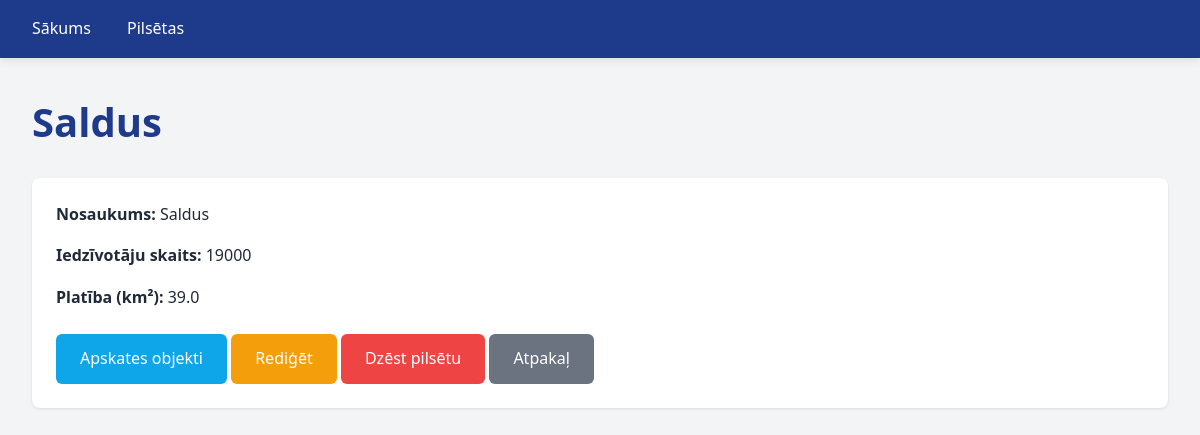
The app's page /pilsetas/17 with its own data.
### tables this page shows
CREATE TABLE pilsetas (
	id INTEGER NOT NULL PRIMARY KEY AUTOINCREMENT,
	nosaukums TEXT NOT NULL,
	statistika_id INTEGER,
	CONSTRAINT pilsetas_statistika_FK FOREIGN KEY (statistika_id) REFERENCES statistika(id) ON DELETE SET NULL
);

CREATE TABLE statistika (
	id INTEGER NOT NULL PRIMARY KEY AUTOINCREMENT
, iedzivotaji INTEGER NOT NULL, platiba REAL NOT NULL);

### app.py (the view)
@app.route("/pilsetas/<int:id>")
def pilseta(id):
    conn = get_db_connection()
    pilseta = conn.execute(
        "SELECT pilsetas.id, nosaukums, iedzivotaji, platiba FROM pilsetas JOIN statistika ON pilsetas.statistika_id = statistika.id WHERE pilsetas.id = ?",
        (id,),
    ).fetchone()
    conn.close()
    return render_template("pilsetas_show.html", pilseta=pilseta)

### app.py (called while the page is built)
def get_db_connection():
    db = Path(__file__).parent / "db.sqlite"
    conn = sqlite3.connect(db)
    conn.row_factory = sqlite3.Row
    return conn

### templates/pilsetas_show.html (shortened to what this page needs)
{% extends "base.html" %}
{% block content %}
  <h1>{{pilseta["nosaukums"]}}</h1>
  <div class="card">
    <p><strong>Nosaukums:</strong> {{pilseta["nosaukums"]}}</p>
    <p><strong>Iedzīvotāju skaits:</strong> {{pilseta["iedzivotaji"]}}</p>
    <p><strong>Platība (km²):</strong> {{pilseta["platiba"]}}</p>
    <div class="mt-3">
      <a href="/pilsetas/{{pilseta['id']}}/objekti" class="btn btn-info">Apskates objekti</a>
      <a href="/pilsetas/{{pilseta['id']}}/edit" class="btn btn-warning">Rediģēt</a>
      <a href="/pilsetas/{{pilseta['id']}}/dzest" class="btn btn-danger">Dzēst pilsētu</a>
      <a href="/pilsetas" class="btn btn-secondary">Atpakaļ</a>
    </div>
  </div>
{% endblock %}

### static/style.css (style rules this page uses)
* { margin: 0; padding: 0; box-sizing: border-box; }
:root { --primary-color: #1e3a8a; --secondary-color: #0ea5e9; --accent-color: #f97316; --text-color: #1f2937; --light-bg: #f3f4f6; --white: #ffffff; --border-color: #e5e7eb; --success-color: #10b981; --danger-color: #ef4444; }
body { font-family: 'Segoe UI', Tahoma, Geneva, Verdana, sans-serif; color: var(--text-color); background-color: var(--light-bg); line-height: 1.6; }
h1 { color: var(--primary-color); margin-bottom: 1.5rem; font-size: 2.5rem; }
p { margin-bottom: 1rem; }
button, .btn, a.btn { display: inline-block; padding: 0.75rem 1.5rem; color: var(--white); border: none; border-radius: 0.375rem; font-size: 1rem; font-weight: 500; cursor: pointer; text-decoration: none; transition: all 0.3s ease; }
.btn-danger { background-color: var(--danger-color); }
.btn-secondary { background-color: #6b7280; }
.btn-info { background-color: #0ea5e9; }
.btn-warning { background-color: #f59e0b; }
.card { background-color: var(--white); border-radius: 0.5rem; box-shadow: 0 1px 3px rgba(0, 0, 0, 0.1); padding: 1.5rem; margin-bottom: 1.5rem; transition: box-shadow 0.3s ease, transform 0.3s ease; }
a { color: var(--secondary-color); text-decoration: none; transition: color 0.3s ease; }
.mt-3 { margin-top: 1.5rem; }

### records on screen
pilsetas: nosaukums "Saldus"
statistika: iedzivotaji "19000", platiba "39.0"
